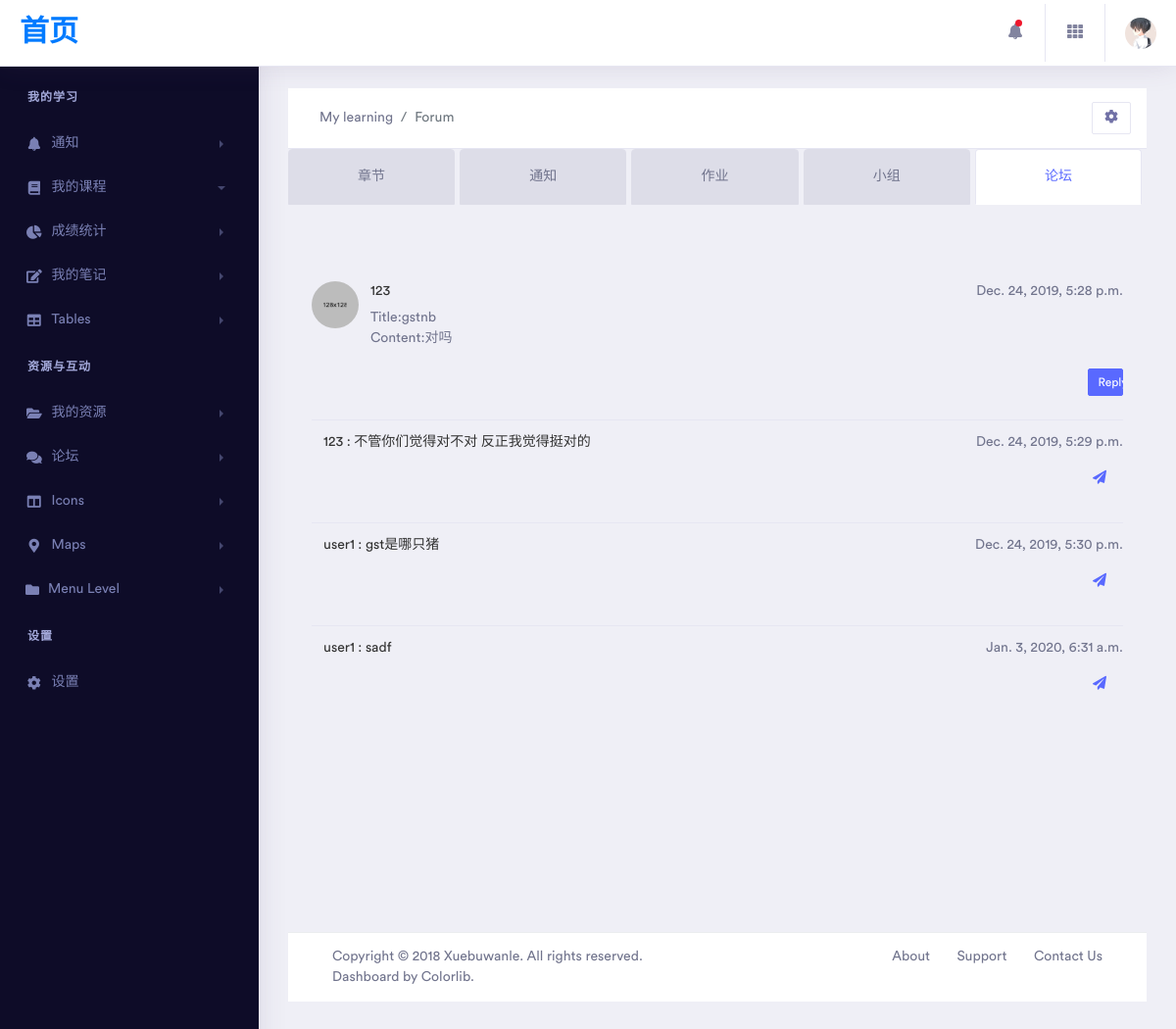
The app's page /teacherClass/1/discuss/chatting/12/ (signed in) with its own data.
### db/models.py (models this page shows)
class Discuss(models.Model):
    class_id = models.ForeignKey(Class, on_delete=models.CASCADE)
    title = models.CharField(max_length=200)
    content = models.TextField()
    author = models.ForeignKey(User, on_delete=models.CASCADE)
    create_time = models.DateTimeField(auto_now=True)

class Post(models.Model):
    discuss = models.ForeignKey(Discuss, on_delete=models.CASCADE)
    content = models.TextField()
    reply = models.ForeignKey('self', null=True, on_delete=models.CASCADE)
    author = models.ForeignKey(User, on_delete=models.CASCADE)
    create_time = models.DateTimeField(auto_now=True)

### discuss/views.py (the view)
# urls.py: path('chatting/<int:e_id>/', views.chatting, name='chatting'),
@login_required()
def chatting(request, class_id, e_id):
    if not in_class(request.user.id, class_id):
        return redirect('/teacherClass/denied')
    temp = Post.objects.filter(discuss=e_id)
    templist = []
    t = Discuss.objects.get(id=e_id)
    tlist = {
        'name': t.author.username,
        'time_str': t.create_time,
        'content': t.content,
        'title': t.title,
        'id': t.id,
        'class_id': class_id,
    }
    for e in temp:
        templist.append({
            'name': e.author.username,
            'time_str': e.create_time,
            'content': e.content,
            'id': e.id,
        })
    return render(request, 'discuss/chatting.html', {
        'post_list': tlist,
        'current_user': request.user.username,
        'reply_list': templist,
        'is_teacher': is_teacher_of(request.user.id, class_id),
        'class_id': class_id
    })

### utils/funcs.py (called while the page is built)
def in_class(user_id, class_id):
    try:
        cl = Class.objects.get(id=class_id)
        return (Student.objects.get(id__id=user_id) in cl.students.all() or
                Teacher.objects.get(id__id=user_id) in cl.teachers.all() or
                TA.objects.get(id__id=user_id) in cl.tas.all())
    except Exception as e:
        return False

def is_teacher_of(user_id, class_id):
    try:
        cl = Class.objects.get(id=class_id)
        return Teacher.objects.get(id__id=user_id) in cl.teachers.all()
    except Exception as e:
        return False

### templates/discuss/chatting.html (shortened to what this page needs)
{% extends 'commonTeacher.html' %}
{% block kk %}
    {% load static %}
    <div class="navbar bg-white breadcrumb-bar border-bottom">
        <nav aria-label="breadcrumb">
            <ol class="breadcrumb">
                <li class="breadcrumb-item"><a href="/teacherClass/{{ class_id }}/discuss/user_main/">My learning</a></li>
                <li class="breadcrumb-item active" aria-current="page">Forum</li>
            </ol>
        </nav>
        <div class="dropdown">
            <button class="btn btn-outline-light btn-sm" data-toggle="dropdown" aria-expanded="false">
                <i class="fas fa-cog"></i>
            </button>
        </div>
    </div>
    <div class="row">
        <div class="tab-regular col-xl-12 col-lg-12 col-md-12 col-sm-12 col-12">
            <ul class="nav nav-tabs nav-fill">
                <li class="nav-item">
                    <a class="nav-link" href="/teacherClass/{{ class_id }}/section/">章节</a>
                </li>
                <li class="nav-item">
                    <a class="nav-link" href="/teacherClass/{{ class_id }}/notification/">通知</a>
                </li>
                <li class="nav-item">
                    <a class="nav-link" href="/teacherClass/{{ class_id }}/homework/">作业</a>
                </li>
                <li class="nav-item">
                    <a class="nav-link" href="/teacherClass/{{ class_id }}/group/" role="tab">小组</a>
                </li>
                <li class="nav-item">
                    <a class="nav-link active" href="/teacherClass/{{ class_id }}/discuss/" role="tab">论坛</a>
                </li>
            </ul>
            <div class="content-container">
                <div class="chat-module">
                    <div class="chat-module-top">
                        <div class="chat-module-body">
                            <div class="media chat-item">
                                <img alt="Fallon" src="{% static 'assets/images/avatar-3.jpg' %}" class="rounded-circle user-avatar-lg">
                                <div class="media-body">
                                    <div class="chat-item-title">
                                        <span class="chat-item-author">{{ post_list.name }}</span>
                                        <span>{{  post_list.time_str  }}</span>
                                    </div>
                                    <div>
                                        <div class="chat-item-body">
                                            <p>Title:{{ post_list.title }}</p>
                                        </div>
                                        <div class="chat-item-body">
                                            <p>Content:{{  post_list.content }}</p>
                                            <div class="row">
                                                <div class="col-sm-11"></div>
                                                <div class="col-sm-1">
                                                    <p class="text-right">
                                                        <button class="btn btn-xs btn-primary btn-block" onclick="clcl();" id="newq">Reply</button>
                                                    </p>
                                                </div>
                                            </div>
                                        </div>
                                    </div>
                                </div>
                            </div>
                            {%  for e in reply_list %}
                                <div class="media chat-item">
                                    <div class="media-body">
                                        <div class="chat-item-title">
                                            <span class="chat-item-author">{{ e.name }} : {{ e.content }}</span>
                                            <span>{{ e.time_str }}</span>
                                        </div>
                                        <p class="text-right">
                                            <a href="/teacherClass/{{ class_id }}/discuss/chatting/{{ e.id }}/">
                                                <button class="btn btn-link">
                                                    <i class="fas fa-paper-plane"></i>
                                                </button>
                                            </a>
                                        </p>
                                    </div>
                                </div>
                            {% endfor %}
                        </div>
                    </div>
                </div>
            </div>
        </div>
    </div>
{% endblock %}

### records on screen
Discuss: time_str "Dec. 24, 2019, 5:28 p.m.", title "gstnb", content "对吗"
Post: content "不管你们觉得对不对 反正我觉得挺对的", time_str "Dec. 24, 2019, 5:29 p.m."
Post: content "gst是哪只猪", time_str "Dec. 24, 2019, 5:30 p.m."
Post: content "sadf", time_str "Jan. 3, 2020, 6:31 a.m."

### other values on screen
{{ post_list.name }} "123"
{{ e.name }} "123" "user1" "user1"
